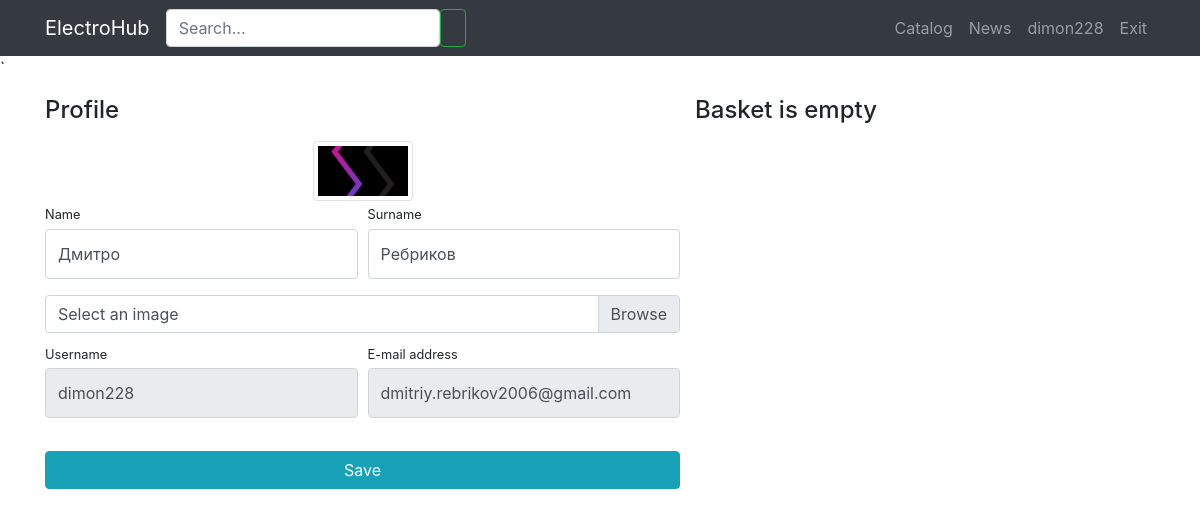
The app's page /users/profile/ (signed in), older data.
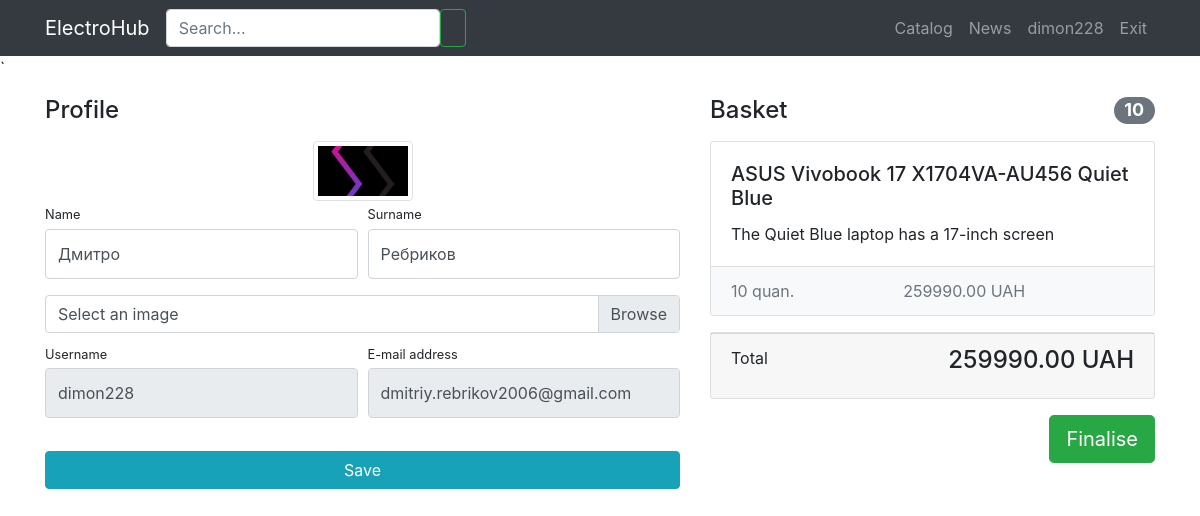
The same page, newer data.
### products/models.py (models this page shows, shortened)
class Basket(models.Model):
    user = models.ForeignKey(User, on_delete=models.CASCADE)
    product = models.ForeignKey(Product, on_delete=models.CASCADE)
    quantity = models.PositiveIntegerField(default=0)
    created_timestap = models.DateTimeField(auto_now_add=True)
    def sum(self):
        res = self.quantity * self.product.price
        return res

class Product(models.Model):
    name = models.CharField(max_length=256)
    image = models.ImageField(upload_to='products_images', blank=True)
    description = models.TextField(blank=True)
    short_description = models.CharField(max_length=64, blank=True)
    price = models.DecimalField(max_digits=8, decimal_places=2, default=0)
    quantity = models.PositiveBigIntegerField(default=0)
    category = models.ForeignKey(ProductCategory, on_delete=models.CASCADE)
    characteristics = models.JSONField(default=dict, blank=True)

### users/views.py (the view)
# urls.py: path('profile/',profile,name= 'profile'),
def profile(request):
    user = request.user
    if request.method == 'POST':
        form = UserProfileForm(data=request.POST, instance=user, files=request.FILES)
        if form.is_valid():
            form.save()
            return HttpResponseRedirect(reverse('users:profile'))
    else:
        form = UserProfileForm(instance=user)
    baskets = Basket.objects.filter(user=user)
    total_quantity = sum(basket.quantity for basket in baskets)
    total_sum = sum(basket.sum() for basket in baskets)
    context = {'title': 'ElectroHub - Profile',
               'form': form,
               'baskets': baskets,
               'total_quantity': total_quantity,
               'total_sum': total_sum}
    return render(request, 'users/profile.html', context)

### users/forms.py
class UserProfileForm(UserChangeForm):
    username = forms.CharField(widget=forms.TextInput(attrs={'readonly': True}))
    email = forms.CharField(widget=forms.EmailInput(attrs={'readonly': True}))
    image = forms.ImageField(widget=forms.FileInput(), required=False)
    class Meta:
        model = User
        fields = ('username', 'email', "first_name", 'last_name', 'image')
    def __init__(self, *args, **kwargs):
        super(UserProfileForm, self).__init__(*args, **kwargs)
        for field_name, field in self.fields.items():
            field.widget.attrs['class'] = "form-control py-4"
        self.fields['image'].widget.attrs['class'] = 'custom-file-input'

### users/templates/users/profile.html (shortened to what this page needs)
{%extends 'products/base.html'%}
{%load static%}
{%block css%}
    <link href="{%static 'css/profile.css'%}" rel="stylesheet">
{%endblock%}
{%block content%}
<div class="container">
    <div class="row">
        <div class="col-lg-7">
            <h4 class="mt-3 mb-3">Profile</h4>
            <div class="col-lg-12 text-center">
                <img width="100" height="100"
                     src="{%if user.image%} {{user.image.url}} {%else %} {% static 'vendor/img/users/default_ava.jpg'%} {%endif%}"
                     class="img-thumbnail">
            </div>
            <form action="{%url 'users:profile'  %} " method="post" enctype="multipart/form-data">
                <div class="form-row">
                    <div class="col-lg-6">
                        <div class="form-group">
                            <label class="small mb-1" for="{{form.first_name.id_for_label}}">Name</label>
                            {{form.first_name}}
                        </div>
                    </div>
                    <div class="col-lg-6">
                        <div class="form-group">
                            <label class="small mb-1" for="{{form.last_name.id_for_label}}">Surname</label>
                            {{form.last_name}}
                        </div>
                    </div>
                </div>
                <div class="form-row mb-2">
                    <div class="col-lg-12">
                        <div class="custom-file">
                            <label class="custom-file-label" for="{{form.image.id_for_label}}">Select an image
                            </label>
                        </div>
                    </div>
                </div>
                <div class="form-row">
                    <div class="col-lg-6">
                        <label class="small mb-1" for="{{form.username.id_for_label}}">Username</label>
                        {{form.username}}
                    </div>
                    <div class="col-lg-6">
                        <label class="small mb-1" for="{{form.email.id_for_label}}">E-mail address</label>
                        {{form.email}}
                    </div>
                </div>
                <div class="form-row">
                    <div class="col-lg-12" style="margin-top: 33px;">
                        <input class="btn btn-info btn-block" type="submit" value="Save">
                    </div>
                </div>
            </form>
        </div>
        {%include 'products/basket.html'%}
    </div>
</div>
{%endblock%}

### products/templates/products/basket.html (shortened to what this page needs)
{%if baskets%}
    <div class="col-lg-5">
        <h4 class="mt-3 mb-3 d-flex justify-content-between align-items-center mb-3">
            Basket <span class="badge badge-secondary badge-pill">{{total_quantity}}</span>
        </h4>
        {%for basket in baskets%}
            <div class="card mb-3">
                <div class="card-body">
                    <h5 class="card-title">{{basket.product.name}}</h5>
                    <p class="card-text">{{basket.product.short_description}}</p>
                </div>
                <ul class="list-group list-group-flush">
                    <li class="list-group-item d-flex justify-content-between lh-condensed bg-light">
                        <span class="text-muted">{{basket.quantity}} quan.</span>
                        <span class="text-muted">{{basket.sum}} UAH</span>
                    </li>
                </ul>
            </div>
        {%endfor%}
        <div class="card mb-3">
            <div class="card-footer">
                <p class="float-left">Total </p>
                <h4 class="float-right">{{total_sum}} UAH</h4>
            </div>
        </div>
        <button type="button" class="btn btn-success btn-lg float-right">Finalise</button>
    </div>
{%else%}
<h4 class="mt-3 mb-3 text-center">
    Basket is empty
</h4>
{%endif%}

Row changes from the older to the newer data that the page shows:
added Basket: product.name "ASUS Vivobook 17 X1704VA-AU456 Quiet Blue", product.short_description "The Quiet Blue laptop has a 17-inch screen", quantity "10", sum "259990.00"
Text that changed along with them:
{{ total_quantity }}: (not shown) → "10"
{{ total_sum }}: (not shown) → "259990.00"
text no longer shown: "Basket is empty"
text now shown: "Basket Total UAH Finalise"
